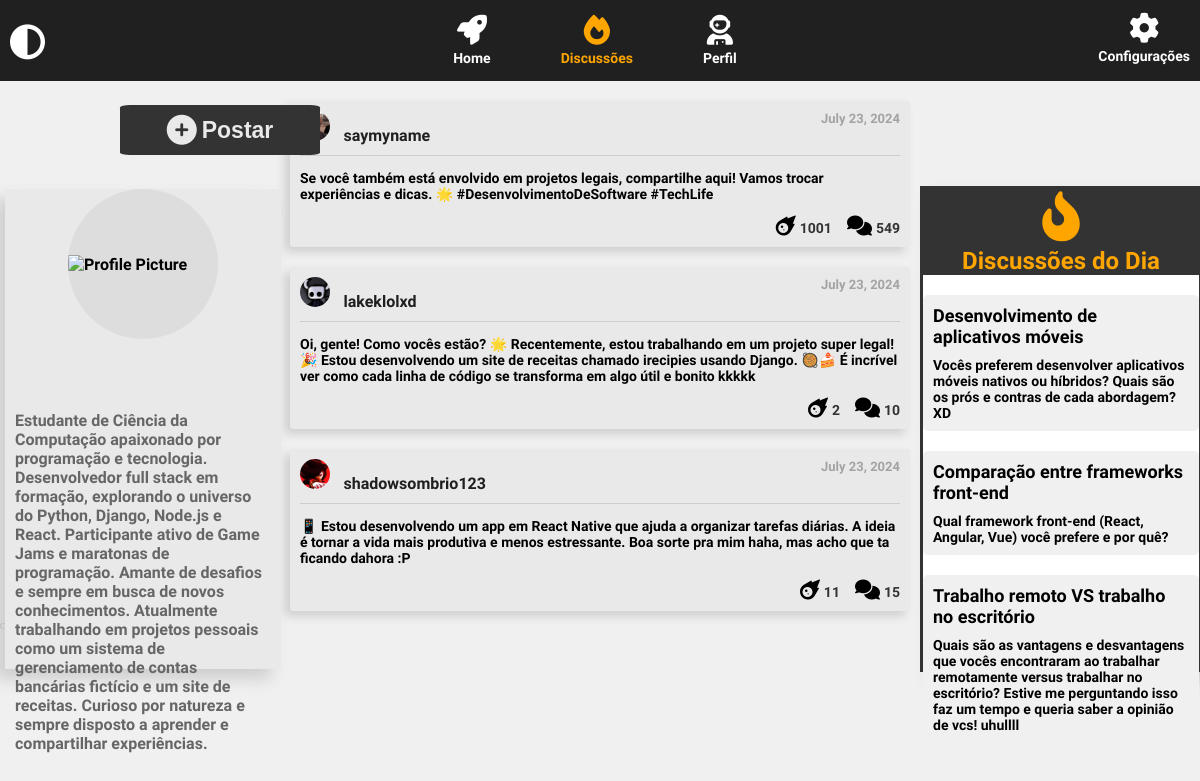
Before: / with the older database file.
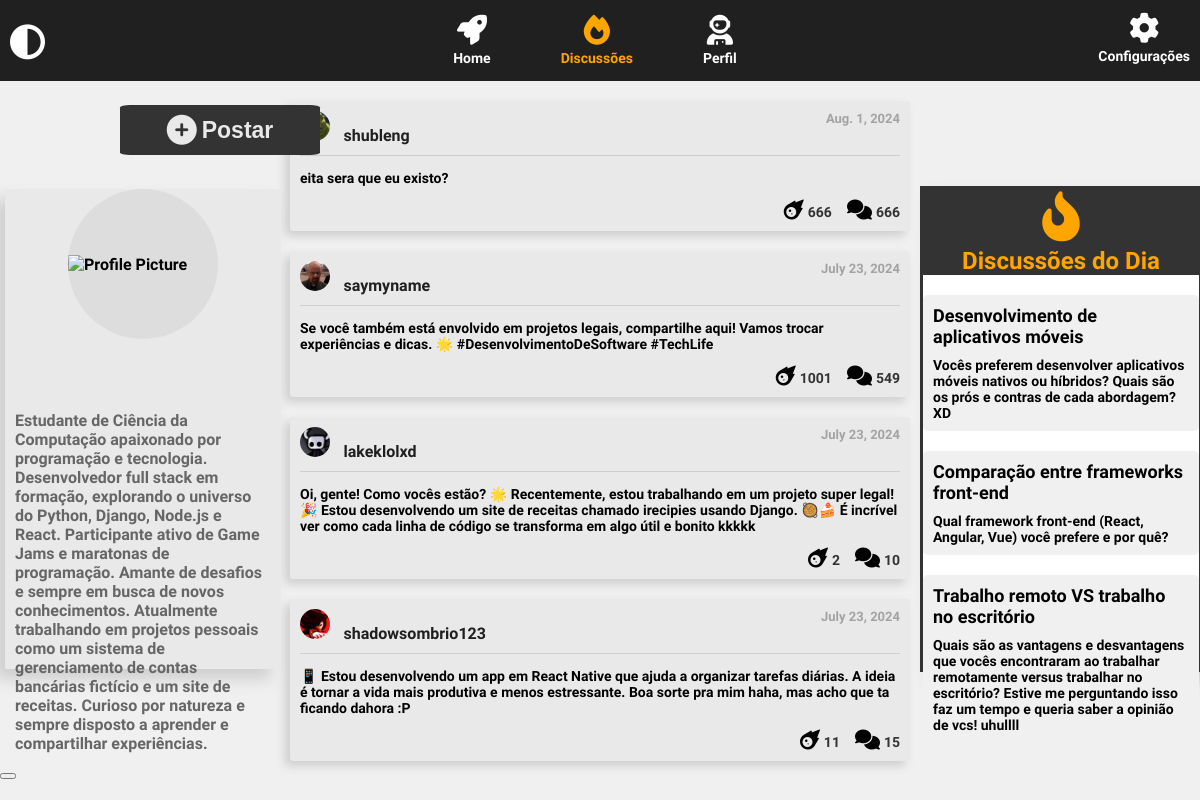
After: the same page with the newer database file.
### orbweb/models.py (models this page shows, shortened)
class UserPost(models.Model):
    user = models.ForeignKey(UserProfile, on_delete=models.CASCADE)
    post_date = models.DateField(auto_now_add=True)
    post_content = models.TextField(max_length=280)
    post_likes = models.IntegerField(default=0)
    post_comments = models.IntegerField(default=0)

class UserProfile(models.Model):
    user = models.OneToOneField(User, on_delete=models.CASCADE, null=True, blank=True)
    profile_pic = models.ImageField(upload_to='media/profile_pics/', blank=True, null=True, default='media/default/default-icon.jpg')
    username = models.CharField(max_length=20, unique=True)
    bio = models.CharField(max_length=150, blank=True, null=True)

class DiscussionTopic(models.Model):
    user = models.ForeignKey(UserProfile, on_delete=models.CASCADE)
    title = models.CharField(max_length=100)
    content = models.TextField()
    created_at = models.DateTimeField(auto_now_add=True)
    comments = models.IntegerField(default=0)

### orbweb/views.py (the view)
# urls.py: 2. Add a URL to urlpatterns:  path('', views.home, name='home')
def home(request):
    posts = UserPost.objects.all().order_by('-id')
    top_disc_posts = DiscussionTopic.objects.all().order_by('-comments')[:3]
    return render(request, 'orbweb/pages/home.html', context={
        'posts': posts,
        'disc_posts': top_disc_posts,
    })

### orbweb/templates/orbweb/pages/home.html
{% extends "orbweb/partials/header.html" %}
{% block home_content %}
{% include "orbweb/partials/navbar.html" %}
<div class="publications-container">
    {% for post in posts %}
        {% include "orbweb/partials/post_home.html" %}
    {% endfor %}
</div>
{% include "orbweb/partials/button_post.html" %}
{% include "orbweb/partials/levprofile.html" %}
<div class="discussion-content">
    <div class="discussion-fire">
        <i class="fa-solid fa-fire-flame-curved"></i>
        <h2>Discussões do Dia</h2>
    </div>
    <div class="discussion-topics">
        {% for disc_post in disc_posts %}
            <div class="discussion-post">
                <h3>{{ disc_post.title }}</h3>
                <p>{{ disc_post.content }}</p>
            </div>
        {% endfor %}
    </div>
</div>
{% endblock home_content %}

### orbweb/templates/orbweb/partials/post_home.html
<div class="publi-div">
    <div class="publi-header">
        {% if post.user.profile_pic %}
            <img src="{{ post.user.profile_pic.url }}" class="profile-pic">
        {% endif %}
        <h2>{{ post.user.username }}</h2>
        <h3>{{ post.post_date }}</h3>
    </div>
    <div class="publi-content">
        <p>{{ post.post_content }}</p>
    </div>
    <div class="publi-footer">
        <div class="publi-icons">
            <span class="like-section">
                <i class="fa-solid fa-meteor"></i>
                <span class="like-count">{{ post.post_likes }}</span>
            </span>
            <span class="comment-section">
                <i class="fa-solid fa-comments"></i>
                <span class="comment-count">{{ post.post_comments }}</span>
            </span>
        </div>
    </div>
</div>

Changed rows visible on the page:
added UserPost: user.username "shubleng", post_date "Aug. 1, 2024", post_content "eita sera que eu existo?", post_likes "666", post_comments "666"
changed through a linked row, UserPost "saymyname": user.profile_pic: picture added
